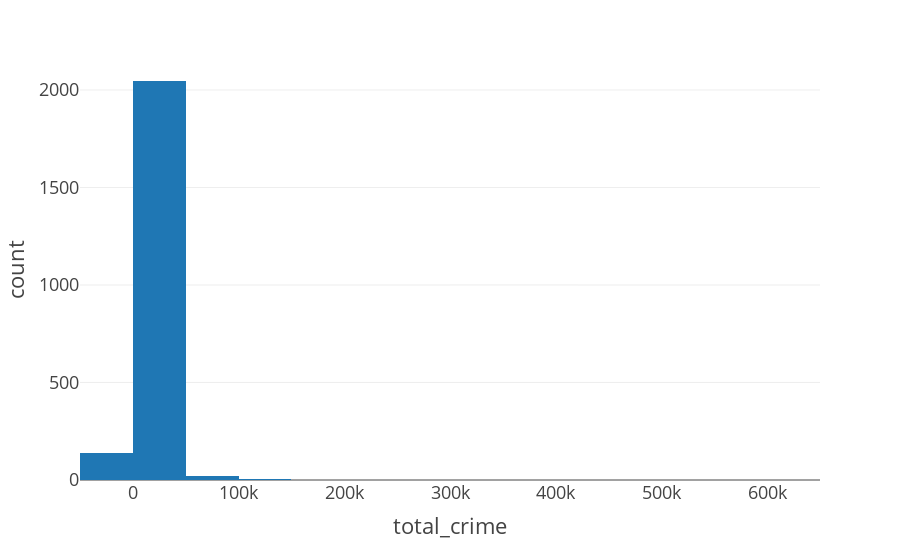

The notebook cell saved with this chart:
### Code cell
# Check total crime distribution using histogram
fig = px.histogram(df, x='total_crime', nbins=20, template='presentation')

fig.show()

### Figure 1 — Plotly figure (JSON) as saved in the notebook; plotly's stock layout.template omitted (floating-point values rounded to 4 significant figures; data arrays with more than 128 entries replaced by an {"elided": "..."} marker saying what was removed)
{"data": [{"alignmentgroup": "True", "bingroup": "x", "hovertemplate": "total_crime=%{x}<br>count=%{y}<extra></extra>", "legendgroup": "", "marker": {"color": "#1F77B4", "pattern": {"shape": ""}}, "name": "", "nbinsx": 20, "offsetgroup": "", "orientation": "v", "showlegend": false, "type": "histogram", "x": {"elided": "2215 int values"}, "xaxis": "x", "yaxis": "y"}], "layout": {"barmode": "relative", "legend": {"tracegroupgap": 0}, "margin": {"t": 60}, "xaxis": {"anchor": "y", "domain": [0, 1], "title": {"text": "total_crime"}}, "yaxis": {"anchor": "x", "domain": [0, 1], "title": {"text": "count"}}}}
